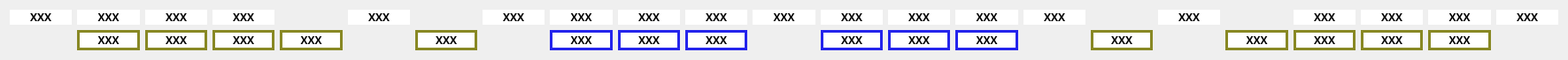
    <widget class="QWidget" name="gridLayoutWidget_4">
     <property name="geometry">
      <rect>
       <x>10</x>
       <y>450</y>
       <width>1771</width>
       <height>41</height>
      </rect>
     </property>
     <layout class="QGridLayout" name="gridLayout_4">
      <item row="0" column="13">
       <widget class="QLabel" name="R_D_12">
        <property name="font">
         <font>
          <family>Ubuntu Mono</family>
          <pointsize>9</pointsize>
          <weight>75</weight>
          <bold>true</bold>
         </font>
        </property>
        <property name="styleSheet">
         <string notr="true">background-color: rgb(255, 255, 255);
border-color: rgb(36, 36, 36);</string>
        </property>
        <property name="text">
         <string>XXX</string>
        </property>
        <property name="alignment">
         <set>Qt::AlignCenter</set>
        </property>
       </widget>
      </item>
      <item row="0" column="15">
       <widget class="QLabel" name="R_D_14">
        <property name="font">
         <font>
          <family>Ubuntu Mono</family>
          <pointsize>9</pointsize>
          <weight>75</weight>
          <bold>true</bold>
         </font>
        </property>
        <property name="styleSheet">
         <string notr="true">background-color: rgb(255, 255, 255);
border-color: rgb(36, 36, 36);</string>
        </property>
        <property name="text">
         <string>XXX</string>
        </property>
        <property name="alignment">
         <set>Qt::AlignCenter</set>
        </property>
       </widget>
      </item>
      <item row="0" column="17">
       <widget class="QLabel" name="R_D_15">
        <property name="font">
         <font>
          <family>Ubuntu Mono</family>
          <pointsize>9</pointsize>
          <weight>75</weight>
          <bold>true</bold>
         </font>
        </property>
        <property name="styleSheet">
         <string notr="true">background-color: rgb(255, 255, 255);
border-color: rgb(36, 36, 36);</string>
        </property>
        <property name="text">
         <string>XXX</string>
        </property>
        <property name="alignment">
         <set>Qt::AlignCenter</set>
        </property>
       </widget>
      </item>
      <item row="0" column="0">
       <widget class="QLabel" name="R_D_1">
        <property name="font">
         <font>
          <family>Ubuntu Mono</family>
          <pointsize>9</pointsize>
          <weight>75</weight>
          <bold>true</bold>
         </font>
        </property>
        <property name="styleSheet">
         <string notr="true">background-color: rgb(255, 255, 255);
border-color: rgb(36, 36, 36);</string>
        </property>
        <property name="text">
         <string>XXX</string>
        </property>
        <property name="alignment">
         <set>Qt::AlignCenter</set>
        </property>
       </widget>
      </item>
      <item row="0" column="16">
       <widget class="QLabel" name="empty_6">
        <property name="font">
         <font>
          <family>Ubuntu Mono</family>
          <pointsize>9</pointsize>
          <weight>75</weight>
          <bold>true</bold>
         </font>
        </property>
        <property name="styleSheet">
         <string notr="true">color: rgb(255, 255, 255);</string>
        </property>
        <property name="text">
         <string/>
        </property>
        <property name="alignment">
         <set>Qt::AlignCenter</set>
        </property>
       </widget>
      </item>
      <item row="0" column="5">
       <widget class="QLabel" name="R_D_5">
        <property name="font">
         <font>
          <family>Ubuntu Mono</family>
          <pointsize>9</pointsize>
          <weight>75</weight>
          <bold>true</bold>
         </font>
        </property>
        <property name="styleSheet">
         <string notr="true">background-color: rgb(255, 255, 255);
border-color: rgb(36, 36, 36);</string>
        </property>
        <property name="text">
         <string>XXX</string>
        </property>
        <property name="alignment">
         <set>Qt::AlignCenter</set>
        </property>
       </widget>
      </item>
      <item row="0" column="19">
       <widget class="QLabel" name="R_D_16">
        <property name="font">
         <font>
          <family>Ubuntu Mono</family>
          <pointsize>9</pointsize>
          <weight>75</weight>
          <bold>true</bold>
         </font>
        </property>
        <property name="styleSheet">
         <string notr="true">background-color: rgb(255, 255, 255);
border-color: rgb(36, 36, 36);</string>
        </property>
        <property name="text">
         <string>XXX</string>
        </property>
        <property name="alignment">
         <set>Qt::AlignCenter</set>
        </property>
       </widget>
      </item>
      <item row="0" column="4">
       <widget class="QLabel" name="empty_20">
        <property name="font">
         <font>
          <family>Ubuntu Mono</family>
          <pointsize>9</pointsize>
          <weight>75</weight>
          <bold>true</bold>
         </font>
        </property>
        <property name="styleSheet">
         <string notr="true">color: rgb(255, 255, 255);</string>
        </property>
        <property name="text">
         <string/>
        </property>
        <property name="alignment">
         <set>Qt::AlignCenter</set>
        </property>
       </widget>
      </item>
      <item row="0" column="12">
       <widget class="QLabel" name="R_D_11">
        <property name="font">
         <font>
          <family>Ubuntu Mono</family>
          <pointsize>9</pointsize>
          <weight>75</weight>
          <bold>true</bold>
         </font>
        </property>
        <property name="styleSheet">
         <string notr="true">background-color: rgb(255, 255, 255);
border-color: rgb(36, 36, 36);</string>
        </property>
        <property name="text">
         <string>XXX</string>
        </property>
        <property name="alignment">
         <set>Qt::AlignCenter</set>
        </property>
       </widget>
      </item>
      <item row="0" column="2">
       <widget class="QLabel" name="R_D_3">
        <property name="font">
         <font>
          <family>Ubuntu Mono</family>
          <pointsize>9</pointsize>
          <weight>75</weight>
          <bold>true</bold>
         </font>
        </property>
        <property name="styleSheet">
         <string notr="true">background-color: rgb(255, 255, 255);
border-color: rgb(36, 36, 36);</string>
        </property>
        <property name="text">
         <string>XXX</string>
        </property>
        <property name="alignment">
         <set>Qt::AlignCenter</set>
        </property>
       </widget>
      </item>
      <item row="0" column="21">
       <widget class="QLabel" name="R_D_18">
        <property name="font">
         <font>
          <family>Ubuntu Mono</family>
          <pointsize>9</pointsize>
          <weight>75</weight>
          <bold>true</bold>
         </font>
        </property>
        <property name="styleSheet">
         <string notr="true">background-color: rgb(255, 255, 255);
border-color: rgb(36, 36, 36);</string>
        </property>
        <property name="text">
         <string>XXX</string>
        </property>
        <property name="alignment">
         <set>Qt::AlignCenter</set>
        </property>
       </widget>
      </item>
      <item row="0" column="14">
       <widget class="QLabel" name="R_D_13">
        <property name="font">
         <font>
          <family>Ubuntu Mono</family>
          <pointsize>9</pointsize>
          <weight>75</weight>
          <bold>true</bold>
         </font>
        </property>
        <property name="styleSheet">
         <string notr="true">background-color: rgb(255, 255, 255);
border-color: rgb(36, 36, 36);</string>
        </property>
        <property name="text">
         <string>XXX</string>
        </property>
        <property name="alignment">
         <set>Qt::AlignCenter</set>
        </property>
       </widget>
      </item>
      <item row="0" column="6">
       <widget class="QLabel" name="empty_19">
        <property name="font">
         <font>
          <family>Ubuntu Mono</family>
          <pointsize>9</pointsize>
          <weight>75</weight>
          <bold>true</bold>
         </font>
        </property>
        <property name="styleSheet">
         <string notr="true">color: rgb(255, 255, 255);</string>
        </property>
        <property name="text">
         <string/>
        </property>
        <property name="alignment">
         <set>Qt::AlignCenter</set>
        </property>
       </widget>
      </item>
      <item row="0" column="1">
       <widget class="QLabel" name="R_D_2">
        <property name="font">
         <font>
          <family>Ubuntu Mono</family>
          <pointsize>9</pointsize>
          <weight>75</weight>
          <bold>true</bold>
         </font>
        </property>
        <property name="styleSheet">
         <string notr="true">background-color: rgb(255, 255, 255);
border-color: rgb(36, 36, 36);</string>
        </property>
        <property name="text">
         <string>XXX</string>
        </property>
        <property name="alignment">
         <set>Qt::AlignCenter</set>
        </property>
       </widget>
      </item>
      <item row="0" column="11">
       <widget class="QLabel" name="R_D_10">
        <property name="font">
         <font>
          <family>Ubuntu Mono</family>
          <pointsize>9</pointsize>
          <weight>75</weight>
          <bold>true</bold>
         </font>
        </property>
        <property name="styleSheet">
         <string notr="true">background-color: rgb(255, 255, 255);
border-color: rgb(36, 36, 36);</string>
        </property>
        <property name="text">
         <string>XXX</string>
        </property>
        <property name="alignment">
         <set>Qt::AlignCenter</set>
        </property>
       </widget>
      </item>
      <item row="0" column="9">
       <widget class="QLabel" name="R_D_8">
        <property name="font">
         <font>
          <family>Ubuntu Mono</family>
          <pointsize>9</pointsize>
          <weight>75</weight>
          <bold>true</bold>
         </font>
        </property>
        <property name="styleSheet">
         <string notr="true">background-color: rgb(255, 255, 255);
border-color: rgb(36, 36, 36);</string>
        </property>
        <property name="text">
         <string>XXX</string>
        </property>
        <property name="alignment">
         <set>Qt::AlignCenter</set>
        </property>
       </widget>
      </item>
      <item row="0" column="10">
       <widget class="QLabel" name="R_D_9">
        <property name="font">
         <font>
          <family>Ubuntu Mono</family>
          <pointsize>9</pointsize>
          <weight>75</weight>
          <bold>true</bold>
         </font>
        </property>
        <property name="styleSheet">
         <string notr="true">background-color: rgb(255, 255, 255);
border-color: rgb(36, 36, 36);</string>
        </property>
        <property name="text">
         <string>XXX</string>
        </property>
        <property name="alignment">
         <set>Qt::AlignCenter</set>
        </property>
       </widget>
      </item>
      <item row="0" column="8">
       <widget class="QLabel" name="R_D_7">
        <property name="font">
         <font>
          <family>Ubuntu Mono</family>
          <pointsize>9</pointsize>
          <weight>75</weight>
          <bold>true</bold>
         </font>
        </property>
        <property name="styleSheet">
         <string notr="true">background-color: rgb(255, 255, 255);
border-color: rgb(36, 36, 36);</string>
        </property>
        <property name="text">
         <string>XXX</string>
        </property>
        <property name="alignment">
         <set>Qt::AlignCenter</set>
        </property>
       </widget>
      </item>
      <item row="0" column="22">
       <widget class="QLabel" name="R_D_19">
        <property name="font">
         <font>
          <family>Ubuntu Mono</family>
          <pointsize>9</pointsize>
          <weight>75</weight>
          <bold>true</bold>
         </font>
        </property>
        <property name="styleSheet">
         <string notr="true">background-color: rgb(255, 255, 255);
border-color: rgb(36, 36, 36);</string>
        </property>
        <property name="text">
         <string>XXX</string>
        </property>
        <property name="alignment">
         <set>Qt::AlignCenter</set>
        </property>
       </widget>
      </item>
      <item row="0" column="20">
       <widget class="QLabel" name="R_D_17">
        <property name="font">
         <font>
          <family>Ubuntu Mono</family>
          <pointsize>9</pointsize>
          <weight>75</weight>
          <bold>true</bold>
         </font>
        </property>
        <property name="styleSheet">
         <string notr="true">background-color: rgb(255, 255, 255);
border-color: rgb(36, 36, 36);</string>
        </property>
        <property name="text">
         <string>XXX</string>
        </property>
        <property name="alignment">
         <set>Qt::AlignCenter</set>
        </property>
       </widget>
      </item>
      <item row="0" column="18">
       <widget class="QLabel" name="empty_4">
        <property name="font">
         <font>
          <family>Ubuntu Mono</family>
          <pointsize>9</pointsize>
          <weight>75</weight>
          <bold>true</bold>
         </font>
        </property>
        <property name="styleSheet">
         <string notr="true">color: rgb(255, 255, 255);</string>
        </property>
        <property name="text">
         <string/>
        </property>
        <property name="alignment">
         <set>Qt::AlignCenter</set>
        </property>
       </widget>
      </item>
      <item row="0" column="7">
       <widget class="QLabel" name="R_D_6">
        <property name="font">
         <font>
          <family>Ubuntu Mono</family>
          <pointsize>9</pointsize>
          <weight>75</weight>
          <bold>true</bold>
         </font>
        </property>
        <property name="styleSheet">
         <string notr="true">background-color: rgb(255, 255, 255);
border-color: rgb(36, 36, 36);</string>
        </property>
        <property name="text">
         <string>XXX</string>
        </property>
        <property name="alignment">
         <set>Qt::AlignCenter</set>
        </property>
       </widget>
      </item>
      <item row="0" column="3">
       <widget class="QLabel" name="R_D_4">
        <property name="font">
         <font>
          <family>Ubuntu Mono</family>
          <pointsize>9</pointsize>
          <weight>75</weight>
          <bold>true</bold>
         </font>
        </property>
        <property name="styleSheet">
         <string notr="true">background-color: rgb(255, 255, 255);
border-color: rgb(36, 36, 36);</string>
        </property>
        <property name="text">
         <string>XXX</string>
        </property>
        <property name="alignment">
         <set>Qt::AlignCenter</set>
        </property>
       </widget>
      </item>
      <item row="1" column="21">
       <widget class="QLabel" name="R_D_29">
        <property name="font">
         <font>
          <family>Ubuntu Mono</family>
          <pointsize>9</pointsize>
          <weight>75</weight>
          <bold>true</bold>
         </font>
        </property>
        <property name="styleSheet">
         <string notr="true">background-color: rgb(255, 255, 255);
border-width: 3px;
border-style: solid;
border-color: rgb(136, 136, 36);</string>
        </property>
        <property name="text">
         <string>XXX</string>
        </property>
        <property name="alignment">
         <set>Qt::AlignCenter</set>
        </property>
       </widget>
      </item>
      <item row="1" column="20">
       <widget class="QLabel" name="R_D_28">
        <property name="font">
         <font>
          <family>Ubuntu Mono</family>
          <pointsize>9</pointsize>
          <weight>75</weight>
          <bold>true</bold>
         </font>
        </property>
        <property name="styleSheet">
         <string notr="true">background-color: rgb(255, 255, 255);
border-width: 3px;
border-style: solid;
border-color: rgb(136, 136, 36);</string>
        </property>
        <property name="text">
         <string>XXX</string>
        </property>
        <property name="alignment">
         <set>Qt::AlignCenter</set>
        </property>
       </widget>
      </item>
      <item row="1" column="19">
       <widget class="QLabel" name="R_D_27">
        <property name="font">
         <font>
          <family>Ubuntu Mono</family>
          <pointsize>9</pointsize>
          <weight>75</weight>
          <bold>true</bold>
         </font>
        </property>
        <property name="styleSheet">
         <string notr="true">background-color: rgb(255, 255, 255);
border-width: 3px;
border-style: solid;
border-color: rgb(136, 136, 36);</string>
        </property>
        <property name="text">
         <string>XXX</string>
        </property>
        <property name="alignment">
         <set>Qt::AlignCenter</set>
        </property>
       </widget>
      </item>
      <item row="1" column="18">
       <widget class="QLabel" name="R_D_26">
        <property name="font">
         <font>
          <family>Ubuntu Mono</family>
          <pointsize>9</pointsize>
          <weight>75</weight>
          <bold>true</bold>
         </font>
        </property>
        <property name="styleSheet">
         <string notr="true">background-color: rgb(255, 255, 255);
border-width: 3px;
border-style: solid;
border-color: rgb(136, 136, 36);</string>
        </property>
        <property name="text">
         <string>XXX</string>
        </property>
        <property name="alignment">
         <set>Qt::AlignCenter</set>
        </property>
       </widget>
      </item>
      <item row="1" column="16">
       <widget class="QLabel" name="R_D_25">
        <property name="font">
         <font>
          <family>Ubuntu Mono</family>
          <pointsize>9</pointsize>
          <weight>75</weight>
          <bold>true</bold>
         </font>
        </property>
        <property name="styleSheet">
         <string notr="true">background-color: rgb(255, 255, 255);
border-width: 3px;
border-style: solid;
border-color: rgb(136, 136, 36);</string>
        </property>
        <property name="text">
         <string>XXX</string>
        </property>
        <property name="alignment">
         <set>Qt::AlignCenter</set>
        </property>
       </widget>
      </item>
      <item row="1" column="1">
       <widget class="QLabel" name="R_D_20">
        <property name="font">
         <font>
          <family>Ubuntu Mono</family>
          <pointsize>9</pointsize>
          <weight>75</weight>
          <bold>true</bold>
         </font>
        </property>
        <property name="styleSheet">
         <string notr="true">background-color: rgb(255, 255, 255);
border-width: 3px;
border-style: solid;
border-color: rgb(136, 136, 36);</string>
        </property>
        <property name="text">
         <string>XXX</string>
        </property>
        <property name="alignment">
         <set>Qt::AlignCenter</set>
        </property>
       </widget>
      </item>
      <item row="1" column="2">
       <widget class="QLabel" name="R_D_21">
        <property name="font">
         <font>
          <family>Ubuntu Mono</family>
          <pointsize>9</pointsize>
          <weight>75</weight>
          <bold>true</bold>
         </font>
        </property>
        <property name="styleSheet">
         <string notr="true">background-color: rgb(255, 255, 255);
border-width: 3px;
border-style: solid;
border-color: rgb(136, 136, 36);</string>
        </property>
        <property name="text">
         <string>XXX</string>
        </property>
        <property name="alignment">
         <set>Qt::AlignCenter</set>
        </property>
       </widget>
      </item>
      <item row="1" column="3">
       <widget class="QLabel" name="R_D_22">
        <property name="font">
         <font>
          <family>Ubuntu Mono</family>
          <pointsize>9</pointsize>
          <weight>75</weight>
          <bold>true</bold>
         </font>
        </property>
        <property name="styleSheet">
         <string notr="true">background-color: rgb(255, 255, 255);
border-width: 3px;
border-style: solid;
border-color: rgb(136, 136, 36);</string>
        </property>
        <property name="text">
         <string>XXX</string>
        </property>
        <property name="alignment">
         <set>Qt::AlignCenter</set>
        </property>
       </widget>
      </item>
      <item row="1" column="4">
       <widget class="QLabel" name="R_D_23">
        <property name="font">
         <font>
          <family>Ubuntu Mono</family>
          <pointsize>9</pointsize>
          <weight>75</weight>
          <bold>true</bold>
         </font>
        </property>
        <property name="styleSheet">
         <string notr="true">background-color: rgb(255, 255, 255);
border-width: 3px;
border-style: solid;
border-color: rgb(136, 136, 36);</string>
        </property>
        <property name="text">
         <string>XXX</string>
        </property>
        <property name="alignment">
         <set>Qt::AlignCenter</set>
        </property>
       </widget>
      </item>
      <item row="1" column="6">
       <widget class="QLabel" name="R_D_24">
        <property name="font">
         <font>
          <family>Ubuntu Mono</family>
          <pointsize>9</pointsize>
          <weight>75</weight>
          <bold>true</bold>
         </font>
        </property>
        <property name="styleSheet">
         <string notr="true">background-color: rgb(255, 255, 255);
border-width: 3px;
border-style: solid;
border-color: rgb(136, 136, 36);</string>
        </property>
        <property name="text">
         <string>XXX</string>
        </property>
        <property name="alignment">
         <set>Qt::AlignCenter</set>
        </property>
       </widget>
      </item>
      <item row="1" column="12">
       <widget class="QLabel" name="R_D_33">
        <property name="font">
         <font>
          <family>Ubuntu Mono</family>
          <pointsize>9</pointsize>
          <weight>75</weight>
          <bold>true</bold>
         </font>
        </property>
        <property name="styleSheet">
         <string notr="true">background-color: rgb(255, 255, 255);
border-width: 3px;
border-style: solid;
border-color: rgb(36, 36, 236);</string>
        </property>
        <property name="text">
         <string>XXX</string>
        </property>
        <property name="alignment">
         <set>Qt::AlignCenter</set>
        </property>
       </widget>
      </item>
      <item row="1" column="13">
       <widget class="QLabel" name="R_D_34">
        <property name="font">
         <font>
          <family>Ubuntu Mono</family>
          <pointsize>9</pointsize>
          <weight>75</weight>
          <bold>true</bold>
         </font>
        </property>
        <property name="styleSheet">
         <string notr="true">background-color: rgb(255, 255, 255);
border-width: 3px;
border-style: solid;
border-color: rgb(36, 36, 236);</string>
        </property>
        <property name="text">
         <string>XXX</string>
        </property>
        <property name="alignment">
         <set>Qt::AlignCenter</set>
        </property>
       </widget>
      </item>
      <item row="1" column="14">
       <widget class="QLabel" name="R_D_35">
        <property name="font">
         <font>
          <family>Ubuntu Mono</family>
          <pointsize>9</pointsize>
          <weight>75</weight>
          <bold>true</bold>
         </font>
        </property>
        <property name="styleSheet">
         <string notr="true">background-color: rgb(255, 255, 255);
border-width: 3px;
border-style: solid;
border-color: rgb(36, 36, 236);</string>
        </property>
        <property name="text">
         <string>XXX</string>
        </property>
        <property name="alignment">
         <set>Qt::AlignCenter</set>
        </property>
       </widget>
      </item>
      <item row="1" column="10">
       <widget class="QLabel" name="R_D_32">
        <property name="font">
         <font>
          <family>Ubuntu Mono</family>
          <pointsize>9</pointsize>
          <weight>75</weight>
          <bold>true</bold>
         </font>
        </property>
        <property name="styleSheet">
         <string notr="true">background-color: rgb(255, 255, 255);
border-width: 3px;
border-style: solid;
border-color: rgb(36, 36, 236);</string>
        </property>
        <property name="text">
         <string>XXX</string>
        </property>
        <property name="alignment">
         <set>Qt::AlignCenter</set>
        </property>
       </widget>
      </item>
      <item row="1" column="9">
       <widget class="QLabel" name="R_D_31">
        <property name="font">
         <font>
          <family>Ubuntu Mono</family>
          <pointsize>9</pointsize>
          <weight>75</weight>
          <bold>true</bold>
         </font>
        </property>
        <property name="styleSheet">
         <string notr="true">background-color: rgb(255, 255, 255);
border-width: 3px;
border-style: solid;
border-color: rgb(36, 36, 236);</string>
        </property>
        <property name="text">
         <string>XXX</string>
        </property>
        <property name="alignment">
         <set>Qt::AlignCenter</set>
        </property>
       </widget>
      </item>
      <item row="1" column="8">
       <widget class="QLabel" name="R_D_30">
        <property name="font">
         <font>
          <family>Ubuntu Mono</family>
          <pointsize>9</pointsize>
          <weight>75</weight>
          <bold>true</bold>
         </font>
        </property>
        <property name="styleSheet">
         <string notr="true">background-color: rgb(255, 255, 255);
border-width: 3px;
border-style: solid;
border-color: rgb(36, 36, 236);</string>
        </property>
        <property name="text">
         <string>XXX</string>
        </property>
        <property name="alignment">
         <set>Qt::AlignCenter</set>
        </property>
       </widget>
      </item>
     </layout>
    </widget>
